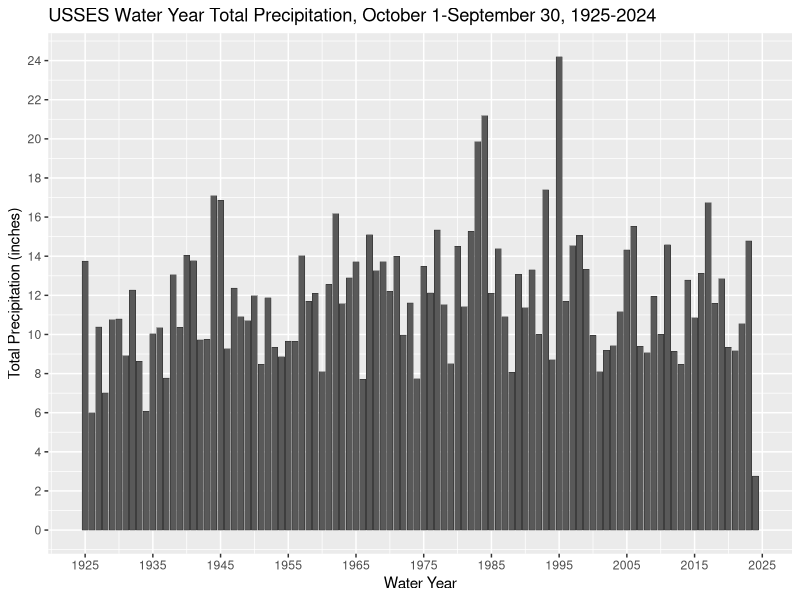

This chart was generated by the following R code: (Note: this script raises an error after producing the figure.)


##Libraries
library(stats)
library(plyr)
library(dplyr)
library(tidyr)
library(forcats)
library(ggplot2)
library(RColorBrewer)
library(ggpubr)



#working directory and datasets

#setwd("~/nkstrong_test")

WaterYear<-read.csv("xmACIS2_WaterYrSummary_3-7-2024.csv", stringsAsFactors=T)


#Water Year Plot
WaterYearPlot<-WaterYear %>%
  ggplot( aes(y=TotalPrecip, x=WaterYear2))+ 
  geom_bar(stat="identity",position="dodge",color="black", linewidth=0.1)+
  scale_color_brewer(palette="Paired")+
  labs(x="Water Year", y="Total Precipitation (inches)", title="USSES Water Year Total Precipitation, October 1-September 30, 1925-2024")+
  scale_x_continuous(labels=scales::label_wrap(12),breaks = seq(from=1925, to = 2025, by = 10))+
  scale_y_continuous(breaks=seq(0,26, by=2))
  guides(x=guide_axis(angle=45))+
  theme(axis.text = element_text(size=12), 
        axis.title = element_text(face="bold", size = 12), plot.title=element_text(face="bold",hjust=0.5,size=12))
WaterYearPlot






